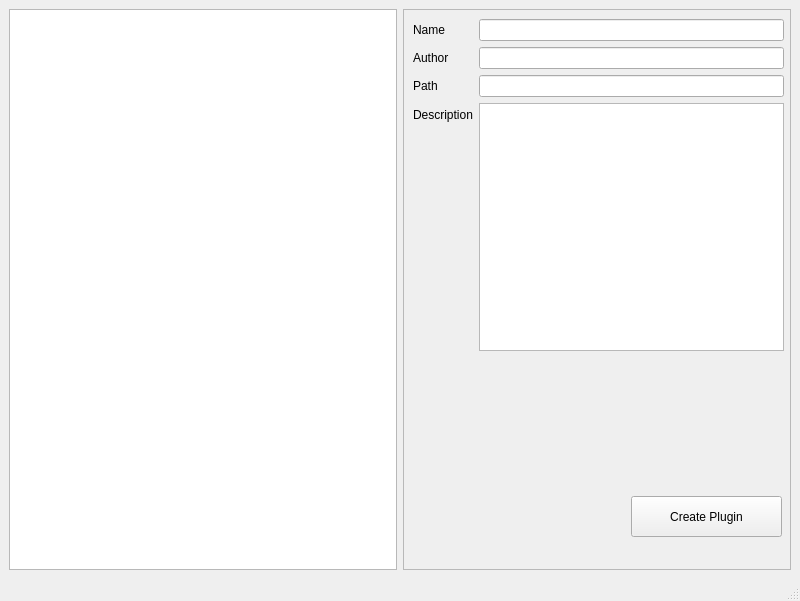
<?xml version="1.0" encoding="UTF-8"?>
<ui version="4.0">
 <class>Create</class>
 <widget class="QMainWindow" name="Create">
  <property name="geometry">
   <rect>
    <x>0</x>
    <y>0</y>
    <width>800</width>
    <height>601</height>
   </rect>
  </property>
  <property name="windowTitle">
   <string>MainWindow</string>
  </property>
  <widget class="QWidget" name="centralwidget">
   <layout class="QHBoxLayout" name="horizontalLayout_2">
    <item>
     <layout class="QHBoxLayout" name="horizontalLayout">
      <item>
       <widget class="QTreeView" name="pluginTree">
        <property name="selectionBehavior">
         <enum>QAbstractItemView::SelectItems</enum>
        </property>
        <attribute name="headerCascadingSectionResizes">
         <bool>true</bool>
        </attribute>
       </widget>
      </item>
      <item>
       <widget class="QScrollArea" name="scrollArea">
        <property name="widgetResizable">
         <bool>true</bool>
        </property>
        <widget class="QWidget" name="scrollAreaWidgetContents">
         <property name="geometry">
          <rect>
           <x>0</x>
           <y>0</y>
           <width>385</width>
           <height>532</height>
          </rect>
         </property>
         <widget class="QWidget" name="formLayoutWidget">
          <property name="geometry">
           <rect>
            <x>9</x>
            <y>9</y>
            <width>371</width>
            <height>332</height>
           </rect>
          </property>
          <layout class="QFormLayout" name="formLayout">
           <property name="fieldGrowthPolicy">
            <enum>QFormLayout::AllNonFixedFieldsGrow</enum>
           </property>
           <item row="0" column="0">
            <widget class="QLabel" name="nameLabel">
             <property name="text">
              <string>Name</string>
             </property>
            </widget>
           </item>
           <item row="1" column="0">
            <widget class="QLabel" name="authorLabel">
             <property name="text">
              <string>Author</string>
             </property>
            </widget>
           </item>
           <item row="2" column="0">
            <widget class="QLabel" name="pathLabel">
             <property name="text">
              <string>Path</string>
             </property>
            </widget>
           </item>
           <item row="3" column="0">
            <widget class="QLabel" name="descriptionLabel">
             <property name="text">
              <string>Description</string>
             </property>
            </widget>
           </item>
           <item row="3" column="1">
            <widget class="QTextEdit" name="descriptionText"/>
           </item>
           <item row="0" column="1">
            <widget class="QLineEdit" name="nameEdit"/>
           </item>
           <item row="1" column="1">
            <widget class="QLineEdit" name="authorEdit"/>
           </item>
           <item row="2" column="1">
            <widget class="QLineEdit" name="pathEdit"/>
           </item>
          </layout>
         </widget>
         <widget class="QPushButton" name="createButton">
          <property name="geometry">
           <rect>
            <x>227</x>
            <y>486</y>
            <width>151</width>
            <height>41</height>
           </rect>
          </property>
          <property name="text">
           <string>Create Plugin</string>
          </property>
         </widget>
        </widget>
       </widget>
      </item>
     </layout>
    </item>
   </layout>
  </widget>
  <widget class="QMenuBar" name="menubar">
   <property name="geometry">
    <rect>
     <x>0</x>
     <y>0</y>
     <width>800</width>
     <height>25</height>
    </rect>
   </property>
  </widget>
  <widget class="QStatusBar" name="statusbar"/>
 </widget>
 <resources/>
 <connections/>
</ui>
